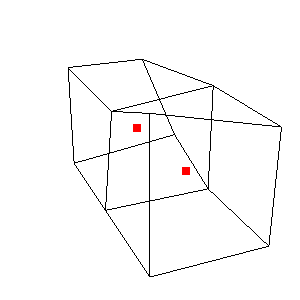

Recreate this plot in Python.
#!/usr/bin/env python

# Demonstrate vtkCellGridCellCenters computing cell centers on a DG
# hexahedral mesh, rendering cell edges with center glyphs.

# Factory overrides
import vtkmodules.vtkInteractionStyle  # noqa: F401
import vtkmodules.vtkRenderingFreeType  # noqa: F401
import vtkmodules.vtkRenderingOpenGL2  # noqa: F401

import os

from vtkmodules.vtkCommonDataModel import vtkCellGridSidesQuery
from vtkmodules.vtkFiltersCellGrid import (
    vtkCellGridCellCenters,
    vtkCellGridComputeSides,
    vtkCellGridToUnstructuredGrid,
    vtkFiltersCellGrid,
)
from vtkmodules.vtkIOCellGrid import vtkCellGridReader
from vtkmodules.vtkRenderingCellGrid import vtkRenderingCellGrid
from vtkmodules.vtkRenderingCore import (
    vtkActor,
    vtkCellGridMapper,
    vtkProperty,
    vtkRenderWindow,
    vtkRenderWindowInteractor,
    vtkRenderer,
)

# Register render responders for DG cells
vtkRenderingCellGrid.RegisterCellsAndResponders()
vtkFiltersCellGrid.RegisterCellsAndResponders()

data_dir = os.environ.get("VPE_DATA_DIR", os.path.dirname(os.path.abspath(__file__)))

# Read DG hexahedral cell grid
reader = vtkCellGridReader()
reader.SetFileName(os.path.join(data_dir, "dgHexahedra.dg"))

# Compute sides (surfaces then edges)
surface_sides = vtkCellGridComputeSides()
surface_sides.SetInputConnection(reader.GetOutputPort())

edge_sides = vtkCellGridComputeSides()
edge_sides.SetOutputDimensionControl(vtkCellGridSidesQuery.EdgesOfInputs)
edge_sides.OmitSidesForRenderableInputsOff()
edge_sides.SetInputConnection(surface_sides.GetOutputPort())
edge_sides.Update()

# Compute cell centers
cell_centers = vtkCellGridCellCenters()
cell_centers.SetInputConnection(reader.GetOutputPort())
cell_centers.Update()

# Convert centers to unstructured grid for verification
grid_converter = vtkCellGridToUnstructuredGrid()
grid_converter.SetInputConnection(cell_centers.GetOutputPort())
grid_converter.Update()

# Shape mapper (edges)
shape_mapper = vtkCellGridMapper()
shape_mapper.SetInputConnection(edge_sides.GetOutputPort())
shape_mapper.ScalarVisibilityOff()

shape_prop = vtkProperty()
shape_prop.SetOpacity(1.0)
shape_prop.SetLineWidth(1)
shape_prop.SetPointSize(8)
shape_prop.SetColor(0, 0, 0)

shape_actor = vtkActor()
shape_actor.SetMapper(shape_mapper)
shape_actor.SetProperty(shape_prop)

# Center mapper (cell centers as points)
center_mapper = vtkCellGridMapper()
center_mapper.SetInputConnection(cell_centers.GetOutputPort())
center_mapper.ScalarVisibilityOff()

center_prop = vtkProperty()
center_prop.SetOpacity(1.0)
center_prop.SetLineWidth(5)
center_prop.SetPointSize(8)
center_prop.SetColor(1, 0, 0)

center_actor = vtkActor()
center_actor.SetMapper(center_mapper)
center_actor.SetProperty(center_prop)

# Renderer
renderer = vtkRenderer()
renderer.AddActor(shape_actor)
renderer.AddActor(center_actor)
renderer.SetBackground(1.0, 1.0, 1.0)

# Window
render_window = vtkRenderWindow()
render_window.SetMultiSamples(0)
render_window.AddRenderer(renderer)
render_window.SetWindowName("cellgrid cell centers")

# Scene
bounds = [0, 0, 0, 0, 0, 0]
edge_sides.GetOutputDataObject(0).GetBounds(bounds)

camera = renderer.GetActiveCamera()
camera.SetViewUp(0, 1, 0)
camera.SetPosition(5, 2.5, 2.25)
camera.SetFocalPoint(2, 1, 1)
camera.SetDistance(7)

# Interactor
interactor = vtkRenderWindowInteractor()
interactor.SetRenderWindow(render_window)

interactor.Initialize()
interactor.Start()
